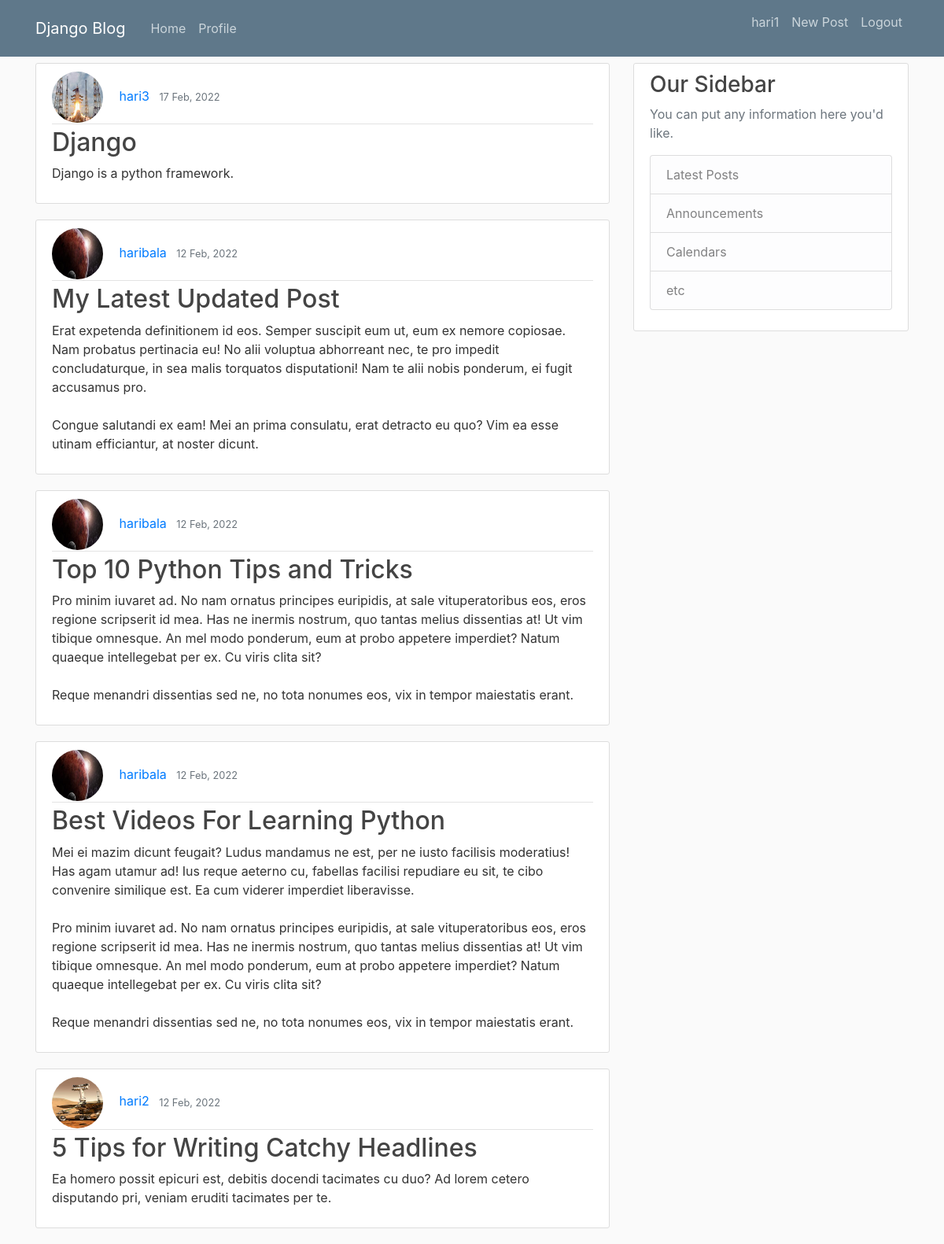
Screenshot of / (signed in) with the database file from the repository.
### blog/models.py (models this page shows, shortened)
class Post(models.Model):
    title = models.CharField(max_length=25)
    content = models.TextField()
    date_posted = models.DateTimeField(default=timezone.now)
    author = models.ForeignKey(User, on_delete=models.CASCADE, null=True)

class Profile(models.Model):
    user = models.OneToOneField(User, on_delete=models.CASCADE, null=True)
    image = models.ImageField(default = 'default.jpg', upload_to = "profile_pics")

### blog/views.py (the view)
# urls.py: path('', HomeList.as_view(), name = 'blog-home'),
class HomeList(LoginRequiredMixin,ListView):
    model = Post
    template_name = 'blog/home.html'
    context_object_name = 'posts'
    ordering = ['-date_posted']
    paginate_by = 5

### blog/templates/blog/home.html
{% extends "blog/base.html" %}
{% block content %}
    {% for post in posts %}
        <article class="media content-section">
          <div class="media-body">
            <div class="article-metadata">
              <img class="rounded-circle article-img" src="{{post.author.profile.image.url}}">
              <a class="mr-2" href="#">{{ post.author }}</a>
              <small class="text-muted">{{ post.date_posted|date:"d M, Y"}}</small>
            </div>
            <h2><a class="article-title" href="#">{{ post.title }}</a></h2>
            <p class="article-content">{{ post.content }}</p>
          </div>
        </article>
    {% endfor %}
{% endblock content %}

### blog/templates/blog/base.html (shortened to what this page needs)
{% load static %}
<!DOCTYPE html>
<html>
<head>
    <link rel="stylesheet" href="https://maxcdn.bootstrapcdn.com/bootstrap/4.0.0/css/bootstrap.min.css">
    <link rel="stylesheet" type="text/css" href="{% static 'blog/main.css' %}">
</head>
<body>
    <header class="site-header">
      <nav class="navbar navbar-expand-md navbar-dark bg-steel fixed-top">
        <div class="container">
          <a class="navbar-brand mr-4" href="{% url 'blog-home' %}">Django Blog</a>
          <div class="collapse navbar-collapse" id="navbarToggle">
            <div class="navbar-nav mr-auto">
              <a class="nav-item nav-link" href="{% url 'blog-home' %}">Home</a>
              <a class="nav-item nav-link" href="{% url 'profile'  %}">Profile</a>
            </div>
            <div class="navbar-nav">
              {% if request.user.is_authenticated %}
              <p class="nav-item nav-link">{{request.user}}</p>
              <a class="nav-item nav-link" href="{% url 'post-create' %}">New Post</a>
              <a class="nav-item nav-link" href="{% url 'logout' %}">Logout</a>
              {% else %}
              <a class="nav-item nav-link" href="{% url 'login' %}">Login</a>
              <a class="nav-item nav-link" href="{% url 'register' %}">Register</a>
              {% endif %}
            </div>
          </div>
        </div>
      </nav>
    </header>
    <main role="main" class="container">
      <div class="row">
        <div class="col-md-8">
          {% block content %}{% endblock %}
        </div>
        <div class="col-md-4">
          <div class="content-section">
            <h3>Our Sidebar</h3>
            <p class='text-muted'>You can put any information here you'd like.
              <ul class="list-group">
                <li class="list-group-item list-group-item-light">Latest Posts</li>
                <li class="list-group-item list-group-item-light">Announcements</li>
                <li class="list-group-item list-group-item-light">Calendars</li>
                <li class="list-group-item list-group-item-light">etc</li>
              </ul>
            </p>
          </div>
        </div>
      </div>
    </main>
</body>
</html>

### blog/static/blog/main.css (style rules this page uses)
body { background: #fafafa; color: #333333; margin-top: 5rem; }
h1, h2, h3, h4, h5, h6 { color: #444444; }
ul { margin: 0; }
.bg-steel { background-color: #5f788a; }
.site-header .navbar-nav .nav-link { color: #cbd5db; }
.content-section { background: #ffffff; padding: 10px 20px; border: 1px solid #dddddd; border-radius: 3px; margin-bottom: 20px; }
.article-title { color: #444444; }
.article-content { white-space: pre-line; }
.article-img { height: 65px; width: 65px; margin-right: 16px; }
.article-metadata { padding-bottom: 1px; margin-bottom: 4px; border-bottom: 1px solid #e3e3e3 }

### rows the page displays
Post: author.profile.image (picture), author "hari3", date_posted "17 Feb, 2022", title "Django", content "Django is a python framework."
Post: author.profile.image (picture), author "haribala", date_posted "12 Feb, 2022", title "My Latest Updated Post", content "Erat expetenda definitionem id eos. Semper suscipit eum ut, eum ex nemore copiosae. Nam probatus pertinacia eu! No alii voluptua abhorreant nec, te pro impedit concludaturque, in sea malis torquatos disputationi! Nam te alii nobis ponderum, ei fugit accusamus pro. Congue salutandi ex eam! Mei an prima consulatu, erat detracto eu quo? Vim ea esse utinam efficiantur, at noster dicunt."
Post: author.profile.image (picture), author "haribala", date_posted "12 Feb, 2022", title "Top 10 Python Tips and Tricks", content "Pro minim iuvaret ad. No nam ornatus principes euripidis, at sale vituperatoribus eos, eros regione scripserit id mea. Has ne inermis nostrum, quo tantas melius dissentias at! Ut vim tibique omnesque. An mel modo ponderum, eum at probo appetere imperdiet? Natum quaeque intellegebat per ex. Cu viris clita sit? Reque menandri dissentias sed ne, no tota nonumes eos, vix in tempor maiestatis erant."
Post: author.profile.image (picture), author "haribala", date_posted "12 Feb, 2022", title "Best Videos For Learning Python", content "Mei ei mazim dicunt feugait? Ludus mandamus ne est, per ne iusto facilisis moderatius! Has agam utamur ad! Ius reque aeterno cu, fabellas facilisi repudiare eu sit, te cibo convenire similique est. Ea cum viderer imperdiet liberavisse. Pro minim iuvaret ad. No nam ornatus principes euripidis, at sale vituperatoribus eos, eros regione scripserit id mea. Has ne inermis nostrum, quo tantas melius dissentias at! Ut vim tibique omnesque. An mel modo ponderum, eum at probo appetere imperdiet? Natum quaeque intellegebat per ex. Cu viris clita sit? Reque menandri dissentias sed ne, no tota nonumes eos, vix in tempor maiestatis erant."
Post: author.profile.image (placeholder picture), author "hari2", date_posted "12 Feb, 2022", title "5 Tips for Writing Catchy Headlines", content "Ea homero possit epicuri est, debitis docendi tacimates cu duo? Ad lorem cetero disputando pri, veniam eruditi tacimates per te."

### other values shown
{{ request.user }} "hari1"
